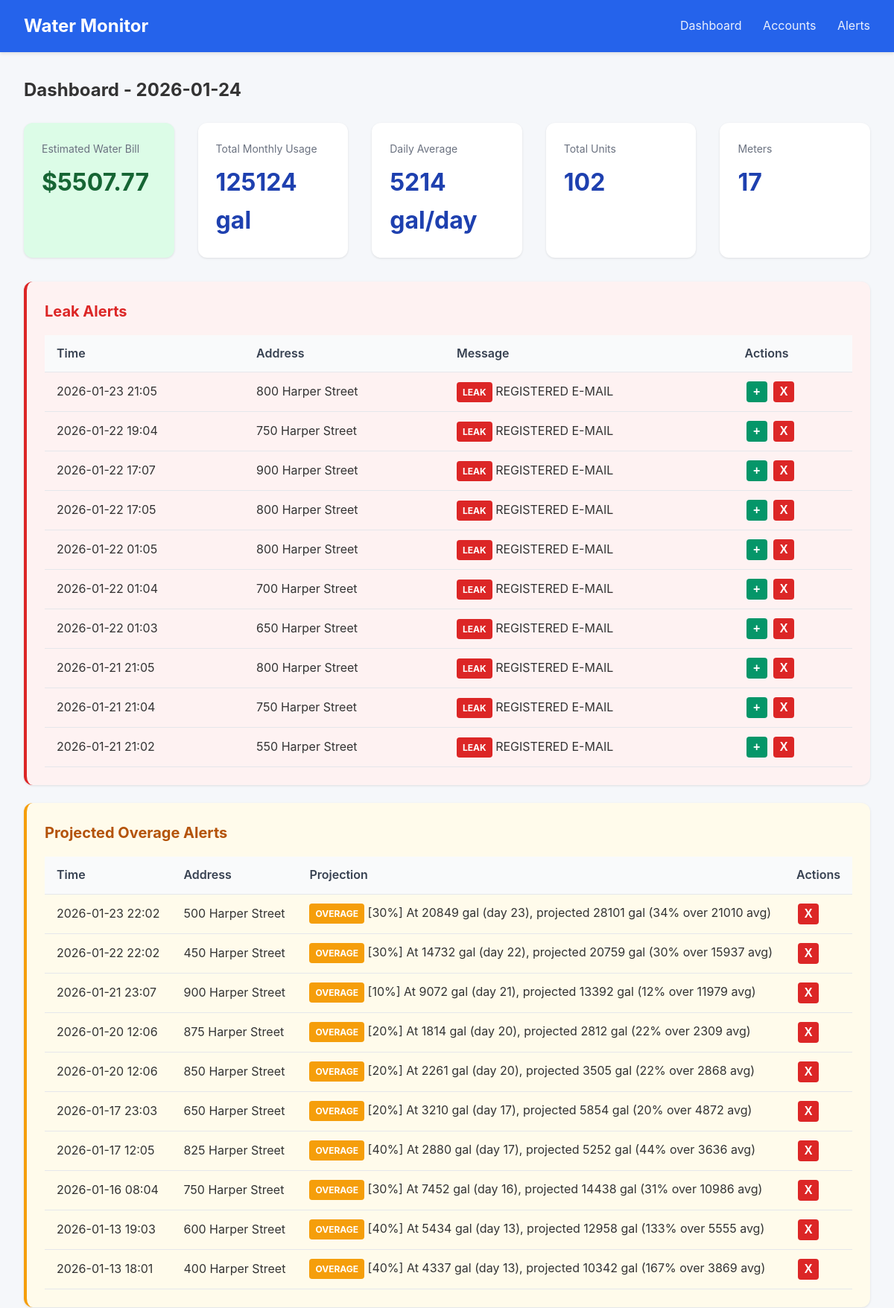
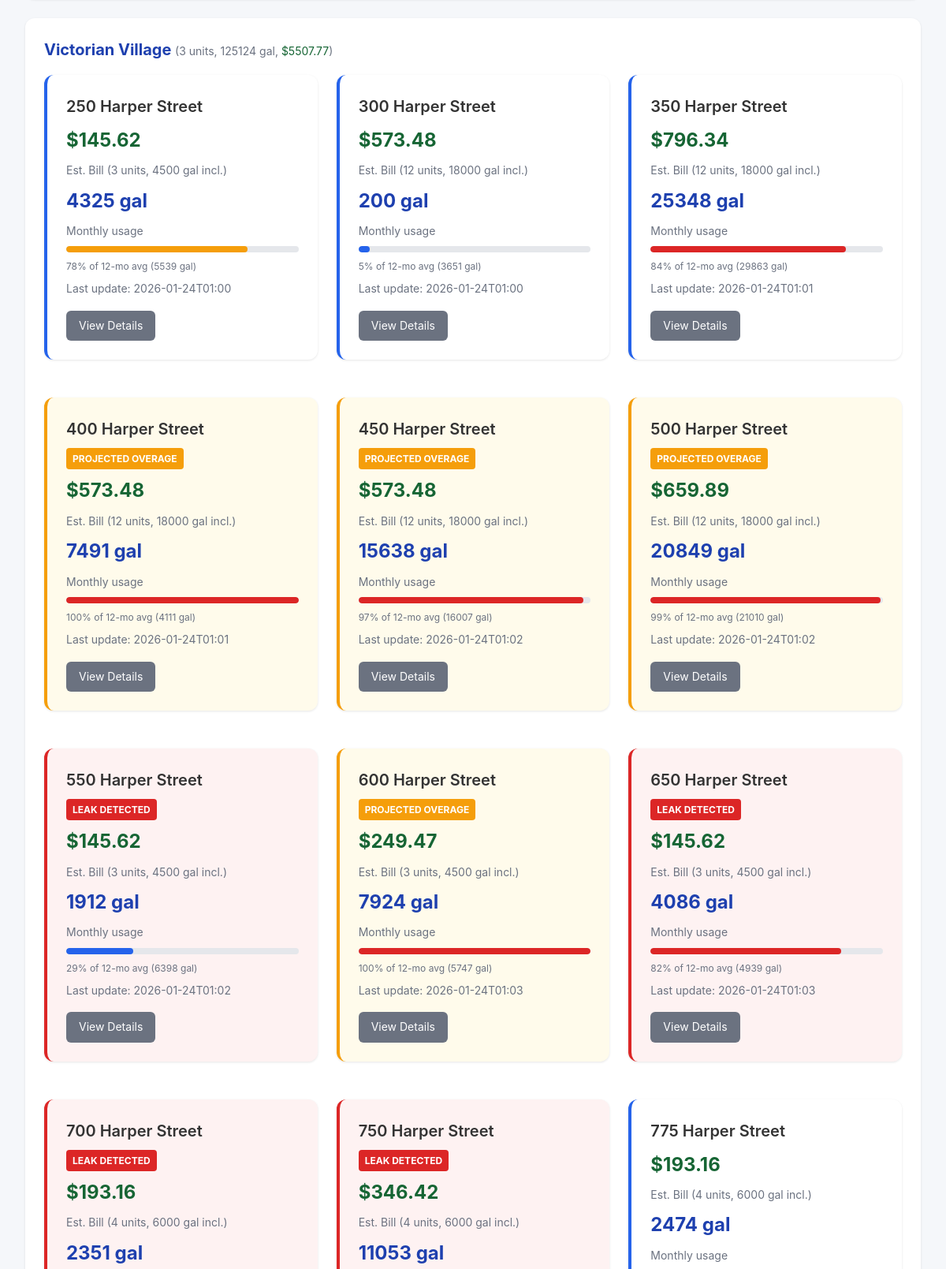
The page / (upper part) on the database its author committed (2 pictures, top to bottom).
### tables this page shows
CREATE TABLE accounts (
                id INTEGER PRIMARY KEY AUTOINCREMENT,
                email TEXT UNIQUE NOT NULL,
                password_encrypted TEXT NOT NULL,
                meter_id TEXT,
                account_number TEXT,
                address TEXT,
                building_name TEXT,
                unit_number TEXT,
                is_active INTEGER DEFAULT 1,
                last_scraped TIMESTAMP,
                created_at TIMESTAMP DEFAULT CURRENT_TIMESTAMP
            , avg_12mo REAL, monthly_usage REAL, unit_count INTEGER DEFAULT 1, leak_alerts INTEGER DEFAULT 1, min_overage_pct INTEGER DEFAULT 10);

CREATE TABLE scrape_logs (
                id INTEGER PRIMARY KEY AUTOINCREMENT,
                account_id INTEGER,
                status TEXT NOT NULL,
                message TEXT,
                created_at TIMESTAMP DEFAULT CURRENT_TIMESTAMP,
                FOREIGN KEY (account_id) REFERENCES accounts(id)
            );

### app.py (the view)
@app.route('/')
def dashboard():
    today = date.today()
    accounts = db.get_all_accounts()
    summaries = {s['account_id']: s for s in db.get_all_daily_summaries(today)}
    BASE_RATE = 47.54  # Water ($26.23) + Sewer ($21.31) per 1500 gal minimum
    OVERAGE_RATE = 30.33  # Per 1000 gallons over minimum
    MIN_GALLONS_PER_UNIT = 1500
    STORM_SEWAGE_FEE = 3.00  # Flat fee per meter
    meters = []
    total_monthly = 0
    total_daily_avg = 0
    total_units = 0
    total_estimated_bill = 0
    for account in accounts:
        monthly_usage = account.get('monthly_usage') or 0
        total_monthly += monthly_usage
        unit_count = account.get('unit_count') or 1
        total_units += unit_count
        included_gallons = MIN_GALLONS_PER_UNIT * unit_count
        base_cost = BASE_RATE * unit_count
        if monthly_usage > included_gallons:
            overage_gallons = monthly_usage - included_gallons
            overage_cost = (overage_gallons / 1000) * OVERAGE_RATE
        else:
            overage_cost = 0
        estimated_cost = base_cost + overage_cost + STORM_SEWAGE_FEE
        total_estimated_bill += estimated_cost
        avg_12mo = account.get('avg_12mo') or 3000  # Default until scraped
        days_in_month = today.day
        daily_avg = monthly_usage / days_in_month if days_in_month > 0 else 0
        total_daily_avg += daily_avg
        meters.append({
            'id': account['id'],
            'building': account['building_name'],
            'unit': account['unit_number'],
            'address': account.get('address', ''),
            'email': account['email'],
            'monthly_usage': monthly_usage,
            'daily_avg': daily_avg,
            'avg_12mo': avg_12mo,
            'last_scraped': account['last_scraped'],
            'leak_detected': False,  # Will be set from leak_alerts
            'unit_count': unit_count,
            'included_gallons': included_gallons,
            'estimated_cost': estimated_cost
        })
    buildings = {}
    for meter in meters:
        building = meter['building'] or 'Unknown'
        if building not in buildings:
            buildings[building] = []
        buildings[building].append(meter)
    recent_alerts = db.get_recent_alerts(10)
    with db.get_db() as conn:
        cursor = conn.cursor()
        cursor.execute('''
            SELECT sl.*, a.building_name, a.unit_number, a.address
            FROM scrape_logs sl
            JOIN accounts a ON sl.account_id = a.id
            WHERE sl.status = 'leak'
            ORDER BY sl.created_at DESC LIMIT 10
        ''')
        leak_alerts = [dict(row) for row in cursor.fetchall()]
        cursor.execute('''
            SELECT sl.*, a.building_name, a.unit_number, a.address
            FROM scrape_logs sl
            JOIN accounts a ON sl.account_id = a.id
            WHERE sl.status = 'overage_alert'
            AND sl.id IN (
                SELECT MAX(id) FROM scrape_logs
                WHERE status = 'overage_alert'
                GROUP BY account_id
            )
            ORDER BY sl.created_at DESC
        ''')
        overage_alerts = [dict(row) for row in cursor.fetchall()]
    leak_account_ids = {leak['account_id'] for leak in leak_alerts}
    overage_account_ids = {oa['account_id'] for oa in overage_alerts}
    for building_meters in buildings.values():
        for meter in building_meters:
            if meter['id'] in leak_account_ids:
                meter['leak_detected'] = True
            if meter['id'] in overage_account_ids:
                meter['overage_alert'] = True
    return render_template('dashboard.html',
                           buildings=buildings,
                           total_monthly=total_monthly,
                           total_daily_avg=total_daily_avg,
                           total_units=total_units,
                           total_estimated_bill=total_estimated_bill,
                           meter_count=len(meters),
                           today=today,
                           alerts=recent_alerts,
                           leak_alerts=leak_alerts,
                           overage_alerts=overage_alerts)

### database.py (called while the page is built)
@contextmanager
def get_db():
    conn = sqlite3.connect(config.DATABASE_PATH)
    conn.row_factory = sqlite3.Row
    try:
        yield conn
        conn.commit()
    finally:
        conn.close()

def get_all_accounts() -> list:
    with get_db() as conn:
        cursor = conn.cursor()
        cursor.execute('SELECT * FROM accounts WHERE is_active = 1 ORDER BY building_name, unit_number')
        return [dict(row) for row in cursor.fetchall()]

def get_all_daily_summaries(reading_date: date) -> list:
    with get_db() as conn:
        cursor = conn.cursor()
        cursor.execute('''
            SELECT ds.*, a.building_name, a.unit_number, a.email
            FROM daily_summaries ds
            JOIN accounts a ON ds.account_id = a.id
            WHERE ds.reading_date = ?
            ORDER BY a.building_name, a.unit_number
        ''', (reading_date,))
        return [dict(row) for row in cursor.fetchall()]

def get_recent_alerts(limit: int = 50) -> list:
    with get_db() as conn:
        cursor = conn.cursor()
        cursor.execute('''
            SELECT ah.*, a.building_name, a.unit_number, ac.alert_type
            FROM alert_history ah
            LEFT JOIN accounts a ON ah.account_id = a.id
            JOIN alert_configs ac ON ah.alert_config_id = ac.id
            ORDER BY ah.triggered_at DESC
            LIMIT ?
        ''', (limit,))
        return [dict(row) for row in cursor.fetchall()]

### templates/dashboard.html (shortened to what this page needs)
{% extends "base.html" %}
{% block content %}
<h2 style="margin-bottom: 1.5rem;">Dashboard - {{ today }}</h2>
<div class="stats">
    <div class="stat-card" style="background: #dcfce7;">
        <div class="label">Estimated Water Bill</div>
        <div class="value" style="color: #166534;">${{ "%.2f"|format(total_estimated_bill) }}</div>
    </div>
    <div class="stat-card">
        <div class="label">Total Monthly Usage</div>
        <div class="value">{{ "%.0f"|format(total_monthly) }} gal</div>
    </div>
    <div class="stat-card">
        <div class="label">Daily Average</div>
        <div class="value">{{ "%.0f"|format(total_daily_avg) }} gal/day</div>
    </div>
    <div class="stat-card">
        <div class="label">Total Units</div>
        <div class="value">{{ total_units }}</div>
    </div>
    <div class="stat-card">
        <div class="label">Meters</div>
        <div class="value">{{ meter_count }}</div>
    </div>
</div>
{% if leak_alerts %}
<div class="card" style="border-left: 4px solid #dc2626; background: #fef2f2;">
    <h2 style="color: #dc2626;">Leak Alerts</h2>
    <table>
        <thead>
            <tr>
                <th>Time</th>
                <th>Address</th>
                <th>Message</th>
                <th>Actions</th>
            </tr>
        </thead>
        <tbody>
            {% for leak in leak_alerts %}
            <tr id="leak-row-{{ leak.id }}">
                <td>{{ leak.created_at[:16] if leak.created_at else '' }}</td>
                <td>{{ leak.address or (leak.building_name + ' - ' + leak.unit_number) }}</td>
                <td><span class="leak-alert">LEAK</span> {{ leak.message }}</td>
                <td>
                    <button class="btn-icon btn-add" onclick="addLeakAlert({{ leak.account_id }})" title="Add alert notification">+</button>
                    <button class="btn-icon btn-dismiss" onclick="dismissLeak({{ leak.id }})" title="Dismiss alert">X</button>
                </td>
            </tr>
            {% endfor %}
        </tbody>
    </table>
</div>
{% endif %}
{% if overage_alerts %}
<div class="card" style="border-left: 4px solid #f59e0b; background: #fffbeb;">
    <h2 style="color: #b45309;">Projected Overage Alerts</h2>
    <table>
        <thead>
            <tr>
                <th>Time</th>
                <th>Address</th>
                <th>Projection</th>
                <th>Actions</th>
            </tr>
        </thead>
        <tbody>
            {% for alert in overage_alerts %}
            <tr id="overage-row-{{ alert.id }}">
                <td>{{ alert.created_at[:16] if alert.created_at else '' }}</td>
                <td>{{ alert.address or (alert.building_name + ' - ' + alert.unit_number) }}</td>
                <td><span class="overage-alert">OVERAGE</span> {{ alert.message }}</td>
                <td>
                    <button class="btn-icon btn-dismiss" onclick="dismissOverage({{ alert.id }})" title="Dismiss alert">X</button>
                </td>
            </tr>
            {% endfor %}
        </tbody>
    </table>
</div>
{% endif %}
{% for building, meters in buildings.items()|sort %}
<div class="card">
    <h2>{{ building }}
        <span class="text-muted" style="font-weight: normal;">
            ({{ meters[0].unit_count }} units,
            {{ "%.0f"|format(meters|sum(attribute='monthly_usage')) }} gal,
            <span style="color: #166534;">${{ "%.2f"|format(meters|sum(attribute='estimated_cost')) }}</span>)
        </span>
    </h2>
    <div class="grid">
        {% for meter in meters|sort(attribute='unit') %}
        <div class="card meter-card {% if meter.leak_detected %}leak-detected{% elif meter.overage_alert %}overage-detected{% endif %}">
            <div class="unit mb-2">{{ meter.address or ('Unit ' + (meter.unit or 'N/A')) }}</div>
            {% if meter.leak_detected %}
            <div class="leak-alert mb-2">LEAK DETECTED</div>
            {% elif meter.overage_alert %}
            <div class="overage-alert mb-2">PROJECTED OVERAGE</div>
            {% endif %}
            <div class="estimated-cost mb-2">${{ "%.2f"|format(meter.estimated_cost) }}</div>
            <div class="text-muted mb-2">Est. Bill ({{ meter.unit_count }} units, {{ meter.included_gallons }} gal incl.)</div>
            <div class="usage mb-2">{{ "%.0f"|format(meter.monthly_usage) }} gal</div>
            <div class="text-muted mb-2">Monthly usage</div>
            {% set max_usage = meter.avg_12mo if meter.avg_12mo > 0 else 3000 %}
            {% set pct = (meter.monthly_usage / max_usage * 100)|int %}
            {% set pct = pct if pct <= 100 else 100 %}
            <div class="usage-bar {% if pct > 80 %}usage-high{% elif pct > 50 %}usage-medium{% endif %} mb-2">
                <div class="fill" style="width: {{ pct }}%"></div>
            </div>
            <div class="text-muted mb-2" style="font-size: 0.75rem;">
                {{ "%.0f"|format(pct) }}% of 12-mo avg ({{ "%.0f"|format(max_usage) }} gal)
            </div>
            <div class="text-muted">
                {% if meter.last_scraped %}
                Last update: {{ meter.last_scraped[:16] }}
                {% endif %}
            </div>
            <div class="mt-4">
                <a href="{{ url_for('meter_detail', account_id=meter.id) }}" class="btn btn-secondary">
                    View Details
                </a>
            </div>
        </div>
        {% endfor %}
    </div>
</div>
{% endfor %}
{% endblock %}

### templates/base.html (style rules this page uses)
* { box-sizing: border-box; margin: 0; padding: 0; }
body { font-family: -apple-system, BlinkMacSystemFont, 'Segoe UI', Roboto, Oxygen, Ubuntu, sans-serif; background: #f5f7fa; color: #333; line-height: 1.6; }
.card { background: white; border-radius: 12px; box-shadow: 0 1px 3px rgba(0,0,0,0.1); padding: 1.5rem; margin-bottom: 1.5rem; }
.card h2 { margin-bottom: 1rem; color: #1e40af; font-size: 1.25rem; }
.grid { display: grid; grid-template-columns: repeat(auto-fill, minmax(300px, 1fr)); gap: 1.5rem; }
.stats { display: flex; gap: 2rem; margin-bottom: 2rem; }
.stat-card { background: white; border-radius: 12px; padding: 1.5rem; box-shadow: 0 1px 3px rgba(0,0,0,0.1); flex: 1; }
.stat-card .label { color: #6b7280; font-size: 0.875rem; margin-bottom: 0.5rem; }
.stat-card .value { font-size: 2rem; font-weight: 700; color: #1e40af; }
table { width: 100%; border-collapse: collapse; }
th, td { padding: 0.75rem 1rem; text-align: left; border-bottom: 1px solid #e5e7eb; }
th { background: #f9fafb; font-weight: 600; color: #374151; }
.btn { display: inline-block; padding: 0.5rem 1rem; border-radius: 6px; text-decoration: none; font-size: 0.875rem; cursor: pointer; border: none; }
.btn-secondary { background: #6b7280; color: white; }
.usage-bar { height: 8px; background: #e5e7eb; border-radius: 4px; overflow: hidden; }
.usage-bar .fill { height: 100%; background: #2563eb; border-radius: 4px; }
.usage-high .fill { background: #dc2626; }
.usage-medium .fill { background: #f59e0b; }
.meter-card { border-left: 4px solid #2563eb; }
.meter-card.leak-detected { border-left: 4px solid #dc2626; background: #fef2f2; }
.meter-card .unit { font-size: 1.25rem; font-weight: 600; }
.meter-card .usage { font-size: 1.5rem; font-weight: 700; color: #1e40af; }
.meter-card .estimated-cost { font-size: 1.5rem; font-weight: 700; color: #166534; }
.leak-alert { background: #dc2626; color: white; padding: 0.25rem 0.5rem; border-radius: 4px; font-size: 0.75rem; font-weight: 700; display: inline-block; animation: pulse 2s infinite; }
.overage-alert { background: #f59e0b; color: white; padding: 0.25rem 0.5rem; border-radius: 4px; font-size: 0.75rem; font-weight: 700; display: inline-block; }
.meter-card.overage-detected { border-left: 4px solid #f59e0b; background: #fffbeb; }
.btn-icon { width: 28px; height: 28px; border-radius: 4px; border: none; cursor: pointer; font-weight: bold; font-size: 1rem; margin: 0 2px; }
.btn-dismiss { background: #dc2626; color: white; }
.btn-add { background: #059669; color: white; }
.text-muted { color: #6b7280; font-size: 0.875rem; }
.mb-2 { margin-bottom: 0.5rem; }
.mt-4 { margin-top: 1rem; }

### rows shown on the page
accounts: created_at "2026-01-23 21:05", address "800 Harper Street", message "REGISTERED E-MAIL", created_at "2026-01-22 17:05", created_at "2026-01-22 01:05", created_at "2026-01-21 21:05"
accounts: created_at "2026-01-22 19:04", address "750 Harper Street", message "REGISTERED E-MAIL", created_at "2026-01-21 21:04", shows "LEAK DETECTED", estimated_cost "346.42", unit_count "4", included_gallons "6000", monthly_usage "11053"
accounts: created_at "2026-01-22 17:07", address "900 Harper Street", message "REGISTERED E-MAIL", created_at "2026-01-21 23:07", message "[10%] At 9072 gal (day 21), projected 13392 gal (12% over 11979 avg)"
accounts: created_at "2026-01-22 01:04", address "700 Harper Street", message "REGISTERED E-MAIL", shows "LEAK DETECTED", estimated_cost "193.16", unit_count "4", included_gallons "6000", monthly_usage "2351"
accounts: created_at "2026-01-22 01:03", address "650 Harper Street", message "REGISTERED E-MAIL", shows "LEAK DETECTED", estimated_cost "145.62", unit_count "3", included_gallons "4500", monthly_usage "4086", pct "82", avg_12mo "4939", last_scraped "2026-01-24T01:03"
accounts: created_at "2026-01-21 21:02", address "550 Harper Street", message "REGISTERED E-MAIL", shows "LEAK DETECTED", estimated_cost "145.62", unit_count "3", included_gallons "4500", monthly_usage "1912", pct "29", avg_12mo "6398", last_scraped "2026-01-24T01:02"
accounts: created_at "2026-01-23 22:02", address "500 Harper Street", message "[30%] At 20849 gal (day 23), projected 28101 gal (34% over 21010 avg)", shows "PROJECTED OVERAGE", estimated_cost "659.89", unit_count "12", included_gallons "18000", monthly_usage "20849", pct "99", avg_12mo "21010", last_scraped "2026-01-24T01:02"
accounts: created_at "2026-01-22 22:02", address "450 Harper Street", message "[30%] At 14732 gal (day 22), projected 20759 gal (30% over 15937 avg)", shows "PROJECTED OVERAGE", estimated_cost "573.48", unit_count "12", included_gallons "18000", monthly_usage "15638", pct "97", avg_12mo "16007", last_scraped "2026-01-24T01:02"
scrape_logs: created_at "2026-01-20 12:06", address "875 Harper Street", message "[20%] At 1814 gal (day 20), projected 2812 gal (22% over 2309 avg)"
scrape_logs: created_at "2026-01-20 12:06", address "850 Harper Street", message "[20%] At 2261 gal (day 20), projected 3505 gal (22% over 2868 avg)"
scrape_logs: created_at "2026-01-17 23:03", address "650 Harper Street", message "[20%] At 3210 gal (day 17), projected 5854 gal (20% over 4872 avg)"
scrape_logs: created_at "2026-01-17 12:05", address "825 Harper Street", message "[40%] At 2880 gal (day 17), projected 5252 gal (44% over 3636 avg)"
scrape_logs: created_at "2026-01-16 08:04", address "750 Harper Street", message "[30%] At 7452 gal (day 16), projected 14438 gal (31% over 10986 avg)"
scrape_logs: created_at "2026-01-13 19:03", address "600 Harper Street", message "[40%] At 5434 gal (day 13), projected 12958 gal (133% over 5555 avg)"
scrape_logs: created_at "2026-01-13 18:01", address "400 Harper Street", message "[40%] At 4337 gal (day 13), projected 10342 gal (167% over 3869 avg)"
accounts: building_name "Victorian Village", unit_count "3", meters "125124", meters "5507.77", address "250 Harper Street", estimated_cost "145.62", included_gallons "4500", monthly_usage "4325", pct "78", avg_12mo "5539", last_scraped "2026-01-24T01:00"
accounts: address "300 Harper Street", estimated_cost "573.48", unit_count "12", included_gallons "18000", monthly_usage "200", pct "5", avg_12mo "3651", last_scraped "2026-01-24T01:00"
accounts: address "350 Harper Street", estimated_cost "796.34", unit_count "12", included_gallons "18000", monthly_usage "25348", pct "84", avg_12mo "29863", last_scraped "2026-01-24T01:01"
accounts: address "400 Harper Street", shows "PROJECTED OVERAGE", estimated_cost "573.48", unit_count "12", included_gallons "18000", monthly_usage "7491", pct "100", avg_12mo "4111", last_scraped "2026-01-24T01:01"
accounts: address "600 Harper Street", shows "PROJECTED OVERAGE", estimated_cost "249.47", unit_count "3", included_gallons "4500", monthly_usage "7924", pct "100", avg_12mo "5747", last_scraped "2026-01-24T01:03"
accounts: address "775 Harper Street", estimated_cost "193.16", unit_count "4", included_gallons "6000", monthly_usage "2474"

### other values the page prints
{{ "%.2f"|format(total_estimated_bill) }} "5507.77"
{{ "%.0f"|format(total_monthly) }} "125124"
{{ "%.0f"|format(total_daily_avg) }} "5214"
{{ total_units }} "102"
{{ meter_count }} "17"
